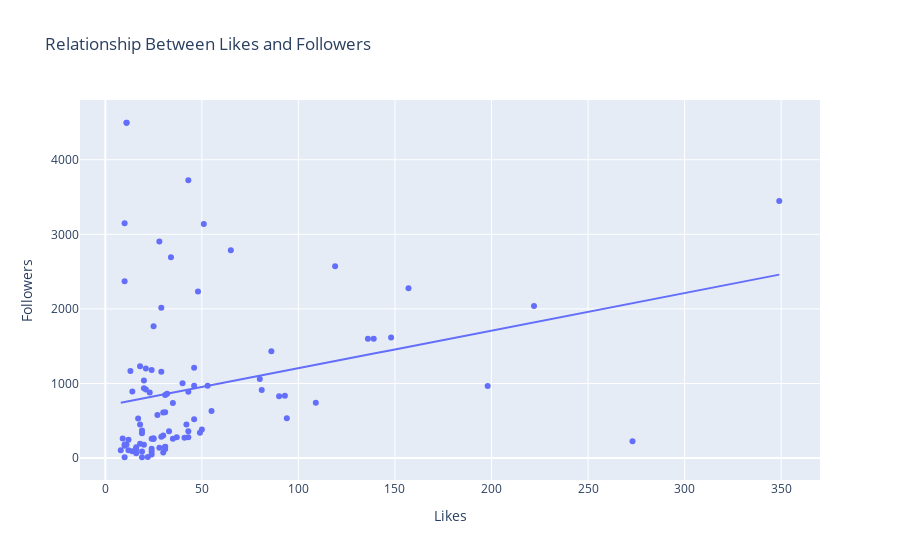

Notebook cell for this chart:
### Code cell
# Plotting scatter-plot for showing relationship betwen "Likes" and "Follwers" feature

figure = px.scatter(data_frame = data, x="Likes",
                    y="Followers", trendline="ols", 
                    title = "Relationship Between Likes and Followers")
figure.show()

### Figure 1 — Plotly figure (JSON) as saved in the notebook; plotly's stock layout.template omitted (floating-point values rounded to 4 significant figures)
{"data": [{"hovertemplate": "Likes=%{x}<br>Followers=%{y}<extra></extra>", "legendgroup": "", "marker": {"color": "#636efa", "symbol": "circle"}, "mode": "markers", "name": "", "orientation": "v", "showlegend": false, "type": "scatter", "x": [139, 23, 25, 49, 30, 18, 35, 86, 22, 18, 31, 48, 80, 94, 28, 53, 29, 46, 30, 34, 198, 19, 20, 11, 10, 46, 25, 148, 43, 37, 90, 19, 14, 30, 273, 13, 93, 24, 18, 136, 24, 8, 41, 81, 16, 31, 24, 51, 43, 20, 25, 157, 24, 65, 349, 17, 10, 21, 11, 16, 10, 27, 16, 19, 29, 31, 19, 40, 21, 50, 10, 35, 119, 11, 55, 12, 28, 43, 31, 14, 33, 43, 9, 29, 32, 46, 12, 20, 24, 31, 42, 10, 222, 109], "xaxis": "x", "y": [1600, 880, 255, 340, 304, 1231, 259, 1433, 13, 450, 149, 2232, 1061, 533, 2904, 971, 285, 520, 75, 2691, 966, 334, 1041, 4496, 166, 1211, 265, 1618, 279, 279, 828, 12, 894, 610, 226, 1168, 835, 124, 193, 1600, 258, 105, 273, 914, 118, 122, 1180, 3139, 3725, 935, 1766, 2277, 87, 2785, 3448, 530, 3147, 918, 4496, 145, 11, 577, 66, 89, 2014, 151, 371, 1003, 1200, 383, 2372, 740, 2573, 181, 631, 246, 140, 888, 845, 91, 361, 361, 262, 1158, 863, 971, 106, 179, 49, 614, 450, 182, 2039, 741], "yaxis": "y"}, {"hovertemplate": "<b>OLS trendline</b><br>Followers = 5.0385 * Likes + 701.369<br>R<sup>2</sup>=0.077307<br><br>Likes=%{x}<br>Followers=%{y} <b>(trend)</b><extra></extra>", "legendgroup": "", "marker": {"color": "#636efa", "symbol": "circle"}, "mode": "lines", "name": "", "showlegend": false, "type": "scatter", "x": [8, 9, 10, 10, 10, 10, 10, 11, 11, 11, 12, 12, 13, 14, 14, 16, 16, 16, 17, 18, 18, 18, 19, 19, 19, 19, 20, 20, 20, 21, 21, 22, 23, 24, 24, 24, 24, 24, 25, 25, 25, 27, 28, 28, 29, 29, 29, 30, 30, 30, 31, 31, 31, 31, 31, 32, 33, 34, 35, 35, 37, 40, 41, 42, 43, 43, 43, 43, 46, 46, 46, 48, 49, 50, 51, 53, 55, 65, 80, 81, 86, 90, 93, 94, 109, 119, 136, 139, 148, 157, 198, 222, 273, 349], "xaxis": "x", "y": [741.7, 746.7, 751.8, 751.8, 751.8, 751.8, 751.8, 756.8, 756.8, 756.8, 761.8, 761.8, 766.9, 771.9, 771.9, 782.0, 782.0, 782.0, 787.0, 792.1, 792.1, 792.1, 797.1, 797.1, 797.1, 797.1, 802.1, 802.1, 802.1, 807.2, 807.2, 812.2, 817.3, 822.3, 822.3, 822.3, 822.3, 822.3, 827.3, 827.3, 827.3, 837.4, 842.4, 842.4, 847.5, 847.5, 847.5, 852.5, 852.5, 852.5, 857.6, 857.6, 857.6, 857.6, 857.6, 862.6, 867.6, 872.7, 877.7, 877.7, 887.8, 902.9, 907.9, 913.0, 918.0, 918.0, 918.0, 918.0, 933.1, 933.1, 933.1, 943.2, 948.3, 953.3, 958.3, 968.4, 978.5, 1029.0, 1104.0, 1109.0, 1135.0, 1155.0, 1170.0, 1175.0, 1251.0, 1301.0, 1387.0, 1402.0, 1447.0, 1492.0, 1699.0, 1820.0, 2077.0, 2460.0], "yaxis": "y"}], "layout": {"legend": {"tracegroupgap": 0}, "title": {"text": "Relationship Between Likes and Followers"}, "xaxis": {"anchor": "y", "domain": [0, 1], "title": {"text": "Likes"}}, "yaxis": {"anchor": "x", "domain": [0, 1], "title": {"text": "Followers"}}}}
